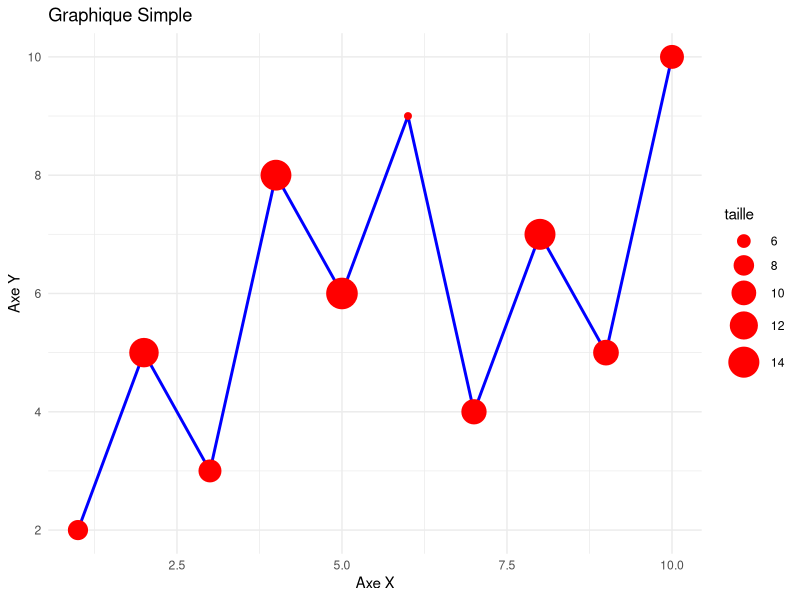

Here is the R script that generated this plot:
# -*- coding: utf-8 -*-
# ---
# jupyter:
#   jupytext:
#     text_representation:
#       extension: .R
#       format_name: light
#       format_version: '1.5'
#       jupytext_version: 1.16.4
#   kernelspec:
#     display_name: R
#     language: R
#     name: ir
# ---

# +
# Charger la library ggplot2 (installer si nécessaire : install.packages("ggplot2"))
library(ggplot2)

# Créer des données simulées simples
set.seed(123) # Pour la reproductibilité
data <- data.frame(
  x = 1:10,                    # Axe X : 10 points
  y = c(2, 5, 3, 8, 6, 9, 4, 7, 5, 10), # Valeurs Y
  taille = runif(10, 5, 15)    # Tailles aléatoires pour les points
)

# Créer un graphique simple avec ggplot2
ggplot(data, aes(x = x, y = y)) +
  geom_line(color = "blue", linewidth = 1) +          # Ligne bleue
  geom_point(aes(size = taille), color = "red") + # Points rouges avec tailles variables
  labs(title = "Graphique Simple",               # Titres
       x = "Axe X",
       y = "Axe Y") +
  theme_minimal() +                              # Thème épuré
  scale_size_continuous(range = c(2, 10))        # Plage de tailles des points


